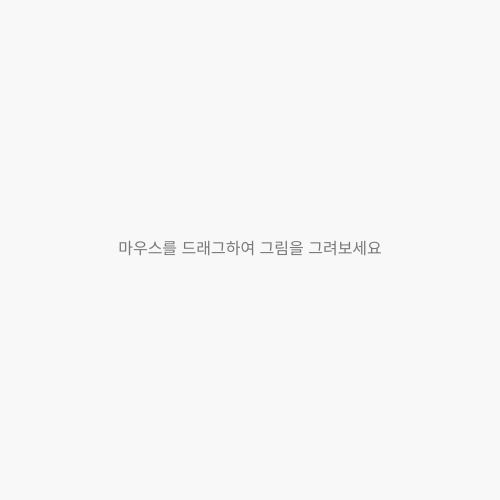
Frame 1 (no input)
Frame 60 (no input): identical to frame 1, image omitted
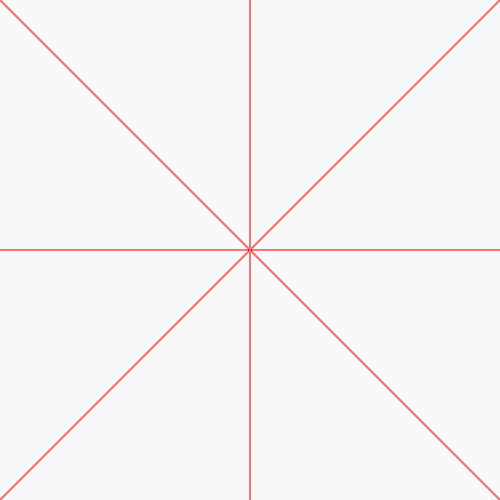
Frame 120 (the mouse pressed at the canvas centre since frame 60)

The p5.js sketch that drew these frames (run headless with seeded random() and noise() and a simulated clock; from frame 60 on, the mouse is pressed at the canvas centre):

// p5.js sketch
// ── sketch.js
// 만화경 대칭 — 마우스 드로잉 및 왕타일 색상 팔레트. ←/→: 대칭 수, Space: 지우기
const PALETTE = ['#ed7472', '#c59700', '#00b7a6', '#16aaf0'];
let n = 8;
let currentColor;
let hasStarted = false;

function setup() {
  createCanvas(500, 500);
  background(248);
  showInstruction();
  currentColor = random(PALETTE);
}

function showInstruction() {
  push();
  fill(120);
  noStroke();
  textAlign(CENTER, CENTER);
  textSize(16);
  text("마우스를 드래그하여 그림을 그려보세요", width / 2, height / 2);
  pop();
}

function draw() {
  if (mouseIsPressed && hasStarted) {
    translate(width / 2, height / 2);
    let px = pmouseX - width / 2;
    let py = pmouseY - height / 2;
    let cx = mouseX - width / 2;
    let cy = mouseY - height / 2;

    let c = color(currentColor);
    c.setAlpha(200);
    stroke(c);
    strokeWeight(2);

    for (let i = 0; i < n; i++) {
      push();
      rotate((TWO_PI / n) * i);
      line(px, py, cx, cy);
      scale(1, -1);
      line(px, py, cx, cy);
      pop();
    }
  }
}

function mousePressed() {
  if (!hasStarted) {
    hasStarted = true;
    background(248);
  }
  currentColor = random(PALETTE);
}

function keyPressed() {
  if (keyCode === LEFT_ARROW) { n = max(3, n - 1); background(248); }
  if (keyCode === RIGHT_ARROW) { n = min(24, n + 1); background(248); }
  if (key === ' ') { background(248); return false; }
}
